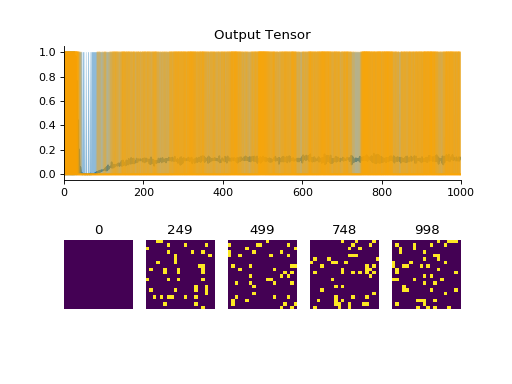

Write the Python code that produced this figure.
import convis
model = convis.models.Retina()
inp = convis.streams.RandomStream((20,20),mean=127,level=100.0)
o = model.run(inp,dt=100, max_t=1000)
convis.plot(o[0])
